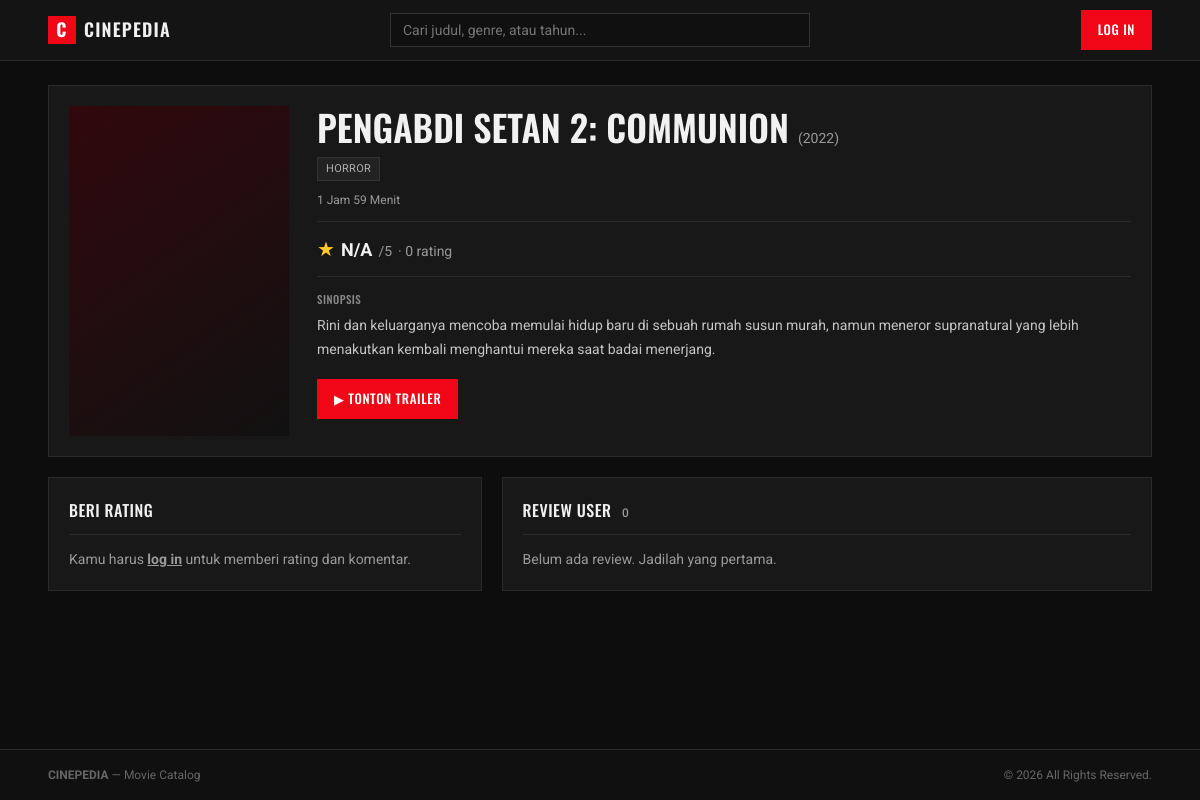
The app's page /movie/?id=1, older data.
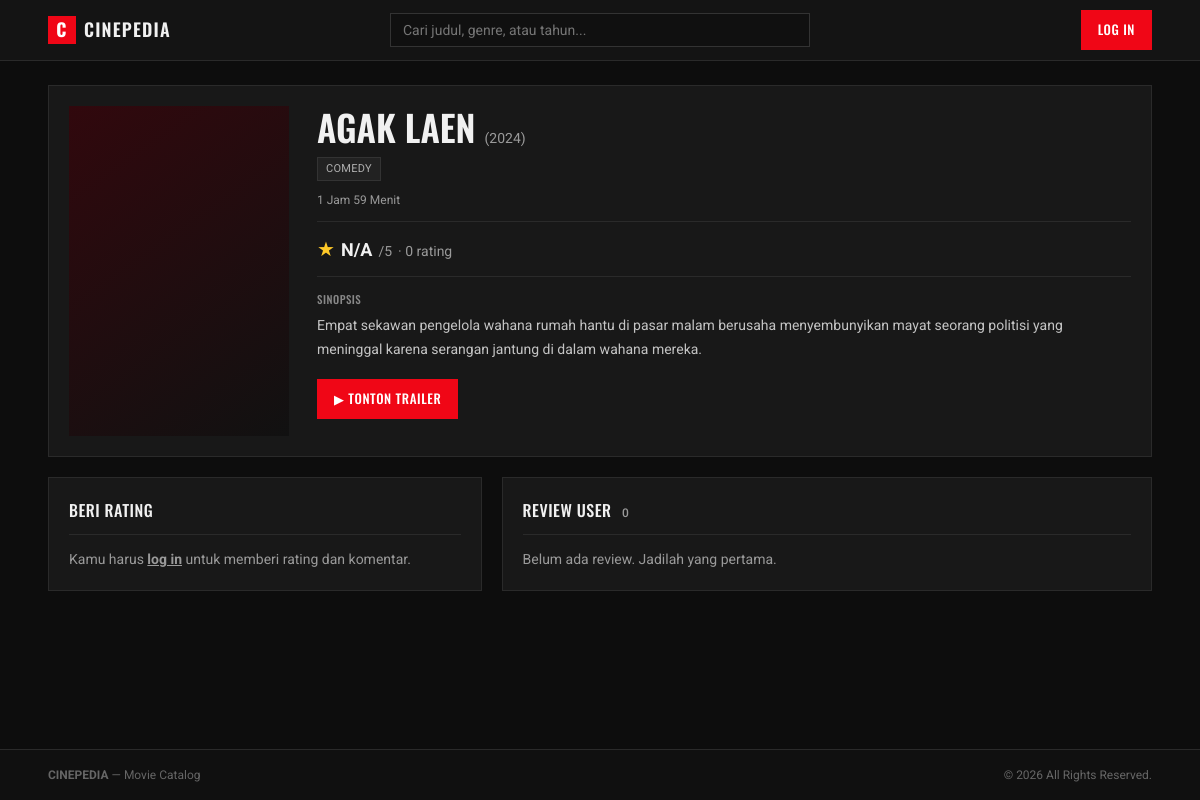
The same page, newer data.
### tables this page shows
CREATE TABLE IF NOT EXISTS movies (
    id INT AUTO_INCREMENT PRIMARY KEY,
    title VARCHAR(255) NOT NULL,
    genre VARCHAR(100) NOT NULL,
    release_year INT NOT NULL,
    duration VARCHAR(50) DEFAULT NULL,
    synopsis TEXT DEFAULT NULL,
    poster_url VARCHAR(255) DEFAULT NULL,
    trailer_url VARCHAR(255) DEFAULT NULL,
    created_at TIMESTAMP DEFAULT CURRENT_TIMESTAMP
);

### includes/init.php (called while the page is built, shortened)
<?php
function e($v): string
{
    return htmlspecialchars((string)($v ?? ''), ENT_QUOTES, 'UTF-8');
}
function url(string $path = ''): string
{
    return BASE_URL . $path;
}
function current_user(): ?array
{
    return $_SESSION['user'] ?? null;
}
function is_logged_in(): bool
{
    return current_user() !== null;
}

### movie/index.php (the view, shortened to what this page needs)
<?php
require_once __DIR__ . '/../includes/init.php';
$id = (int)($_GET['id'] ?? 0);
$stmt = $pdo->prepare('SELECT * FROM movies WHERE id = ?');
$stmt->execute([$id]);
$movie = $stmt->fetch();
$self = '/movie/?id=' . $id;
$stmt = $pdo->prepare(
    'SELECT r.*, u.username FROM reviews r JOIN users u ON u.id = r.user_id
     WHERE r.movie_id = ? ORDER BY r.created_at DESC'
);
$stmt->execute([$id]);
$reviews = $stmt->fetchAll();
$total = count($reviews);
$avg   = $total ? array_sum(array_column($reviews, 'rating')) / $total : 0;
$genres    = array_filter(array_map('trim', explode(',', $movie['genre'])));
require __DIR__ . '/../includes/header.php';
?>
<section class="panel movie-hero">
  <div class="poster-wrap hero-poster">
  </div>
  <div>
    <h1 class="movie-title"><?= e(strtoupper($movie['title'])) ?> <small>(<?= e($movie['release_year']) ?>)</small></h1>
    <div class="tags"><?php foreach ($genres as $g): ?><span class="tag"><?= e($g) ?></span><?php endforeach; ?></div>
    <?php if ($movie['duration']): ?><p class="muted small"><?= e($movie['duration']) ?></p><?php endif; ?>
    <p class="rating-line">
      <span class="gold">★</span>
      <strong><?= $total ? number_format($avg, 1) : 'N/A' ?></strong><span class="muted">/5</span>
      <span class="muted">· <?= $total ?> rating</span>
    </p>
    <h2 class="label">SINOPSIS</h2>
    <p class="synopsis"><?= $movie['synopsis'] ? nl2br(e($movie['synopsis'])) : 'Belum ada sinopsis.' ?></p>
    <?php if ($movie['trailer_url']): ?>
      <a class="btn btn-primary" href="<?= e($movie['trailer_url']) ?>" target="_blank" rel="noopener noreferrer">▶ TONTON TRAILER</a>
    <?php endif; ?>
  </div>
</section>
<section class="detail-columns">
  <aside class="panel">
    <h2 class="panel-title">BERI RATING</h2>
    <?php if (!is_logged_in()): ?>
      <p class="muted">Kamu harus <a href="<?= e(url('/login.php?next=' . urlencode($self))) ?>"><strong>log in</strong></a> untuk memberi rating dan komentar.</p>
    <?php endif; ?>
  </aside>
  <section class="panel">
    <h2 class="panel-title">REVIEW USER <span class="muted small"><?= $total ?></span></h2>
    <?php if (!$reviews): ?>
      <p class="muted">Belum ada review. Jadilah yang pertama.</p>
    <?php endif; ?>
  </section>
</section>
<?php require __DIR__ . '/../includes/footer.php'; ?>

### includes/header.php (shortened to what this page needs)
<?php
$user = current_user();
?><!DOCTYPE html>
<html lang="id">
<head>
  <link rel="stylesheet" href="<?= e(url('/assets/style.css')) ?>">
</head>
<body>
<header class="navbar">
  <a class="brand" href="<?= e(url('/index.php')) ?>"><span class="brand-badge">C</span> CINEPEDIA</a>
  <form class="search-box" method="GET" action="<?= e(url('/index.php')) ?>" role="search">
    <input type="search" name="q" value="<?= e($_GET['q'] ?? '') ?>" placeholder="Cari judul, genre, atau tahun..." aria-label="Cari film">
  </form>
  <?php if ($user): ?>
    <div class="user-dropdown">
      <button type="button" class="profile-btn" data-dropdown>
        <svg class="profile-icon" viewBox="0 0 24 24" aria-hidden="true"><circle cx="12" cy="8" r="4"/><path d="M4 21c0-4.4 3.6-7 8-7s8 2.6 8 7z"/></svg>
        <span class="profile-name"><?= e($user['username']) ?></span>
        <span class="caret">▾</span>
      </button>
      <div class="dropdown-menu">
        <div class="dropdown-head">
          <strong><?= e($user['username']) ?></strong>
          <small><?= e($user['role']) ?></small>
        </div>
        <?php if ($user['role'] === 'admin'): ?>
          <a class="dropdown-item" href="<?= e(url('/admin/')) ?>">Admin Panel</a>
        <?php endif; ?>
        <form method="POST" action="<?= e(url('/logout.php')) ?>">
          <?= csrf_field() ?>
          <button type="submit" class="dropdown-item danger">Logout</button>
        </form>
      </div>
    </div>
  <?php else: ?>
    <a class="btn btn-primary btn-nav" href="<?= e(url('/login.php?next=' . urlencode($_SERVER['REQUEST_URI']))) ?>">LOG IN</a>
  <?php endif; ?>
</header>
<main class="container">

### includes/footer.php (shortened to what this page needs)
</main>
<footer class="site-footer">
  <span><strong>CINEPEDIA</strong> — Movie Catalog</span>
  <span>&copy; <?= date('Y') ?> All Rights Reserved.</span>
</footer>
</body>
</html>

### assets/style.css (style rules this page uses)
:root { color-scheme: dark; --bg: #0d0d0d; --panel: #181818; --panel-2: #222; --border: #2a2a2a; --text: #f1f1f1; --muted: #9a9a9a; --accent: #f00616; --accent-hover: #d90010; --gold: #ffc928; --error: #ff6974; --ok: #b8d9bd; }
* { box-sizing: border-box; margin: 0; padding: 0; }
html { scroll-behavior: smooth; }
body { min-height: 100vh; display: flex; flex-direction: column; background: var(--bg); color: var(--text); font-family: "Roboto", Arial, sans-serif; font-size: 14px; line-height: 1.5; -webkit-font-smoothing: antialiased; }
a { color: inherit; }
button, input, select, textarea { font: inherit; color: inherit; }
h1, h2, h3, .brand, .btn, .tab { font-family: "Oswald", Impact, sans-serif; }
.muted { color: var(--muted); }
.small { font-size: 12px; }
.gold { color: var(--gold); }
.navbar { display: grid; grid-template-columns: 1fr minmax(220px, 420px) 1fr; align-items: center; gap: 24px; padding: 10px 4%; background: #141414; border-bottom: 1px solid var(--border); }
.brand { display: inline-flex; align-items: center; gap: 8px; width: fit-content; text-decoration: none; font-size: 18px; font-weight: 600; letter-spacing: 1.2px; }
.brand-badge { display: inline-grid; place-items: center; width: 28px; height: 28px; background: var(--accent); color: #fff; font-weight: 700; }
.search-box input, .inline-search input { width: 100%; height: 34px; padding: 0 12px; background: var(--panel-2); border: 1px solid var(--border); font-size: 13px; }
.btn-nav { justify-self: end; }
.container { flex: 1; width: 100%; max-width: 1280px; margin: 0 auto; padding: 24px 4% 56px; display: flex; flex-direction: column; gap: 20px; }
.site-footer { display: flex; justify-content: space-between; gap: 12px; flex-wrap: wrap; padding: 16px 4%; background: #101010; border-top: 1px solid var(--border); color: #666; font-size: 12px; }
.panel { padding: 20px; background: var(--panel); border: 1px solid var(--border); min-width: 0; }
.panel-title { font-size: 16px; font-weight: 500; letter-spacing: .5px; padding-bottom: 12px; margin-bottom: 14px; border-bottom: 1px solid var(--border); }
.panel-title .small { margin-left: 6px; font-family: "Roboto", sans-serif; }
.btn { display: inline-flex; align-items: center; justify-content: center; gap: 6px; padding: 9px 16px; border: 1px solid transparent; font-size: 13px; font-weight: 500; letter-spacing: .6px; text-decoration: none; cursor: pointer; transition: background .15s, border-color .15s; }
.btn-primary { background: var(--accent); color: #fff; }
label, .label { font-size: 11px; font-weight: 700; letter-spacing: .5px; color: #888; }
.label { font-family: "Oswald", sans-serif; font-weight: 500; margin: 14px 0 6px; }
input[type=text], input[type=email], input[type=password], input[type=url], input[type=number], input[type=search], select, textarea { width: 100%; padding: 10px 12px; background: #101010; border: 1px solid #333; border-radius: 0; font-size: 14px; outline: none; }
.poster-wrap { position: relative; overflow: hidden; aspect-ratio: 2 / 3; background: linear-gradient(145deg, #31080d, #111); }
.movie-hero { display: grid; grid-template-columns: minmax(150px, 220px) 1fr; gap: 28px; }
.hero-poster { width: 100%; align-self: start; }
.movie-title { font-size: clamp(26px, 3vw, 38px); font-weight: 600; line-height: 1.15; }
.movie-title small { font-family: "Roboto", sans-serif; font-size: 14px; font-weight: 400; color: var(--muted); }
.tags { display: flex; flex-wrap: wrap; gap: 6px; margin: 10px 0; }
.tag { display: inline-block; padding: 3px 8px; background: var(--panel-2); border: 1px solid #333; color: #b0b0b0; font-size: 11px; text-transform: uppercase; letter-spacing: .3px; }
.rating-line { display: flex; align-items: baseline; gap: 6px; margin: 12px 0; padding: 12px 0; border-top: 1px solid var(--border); border-bottom: 1px solid var(--border); }
.rating-line .gold { font-size: 20px; }
.rating-line strong { font-size: 18px; }
.synopsis { margin-bottom: 18px; color: #c4c4c4; line-height: 1.7; }
.detail-columns { display: grid; grid-template-columns: minmax(250px, .8fr) minmax(0, 1.2fr); gap: 20px; align-items: start; }

Row changes from the older to the newer data that the page shows:
changed movies "1 Jam 59 Menit": title "PENGABDI SETAN 2: COMMUNION" → "AGAK LAEN"; release_year "2022" → "2024"; genre "HORROR" → "COMEDY"; synopsis "Rini dan keluarganya mencoba memulai hidup baru di sebuah rumah susun murah, namun meneror supranatural yang lebih menakutkan kembali menghantui mereka saat badai menerjang." → "Empat sekawan pengelola wahana rumah hantu di pasar malam berusaha menyembunyikan mayat seorang politisi yang meninggal karena serangan jantung di dalam wahana mereka."
